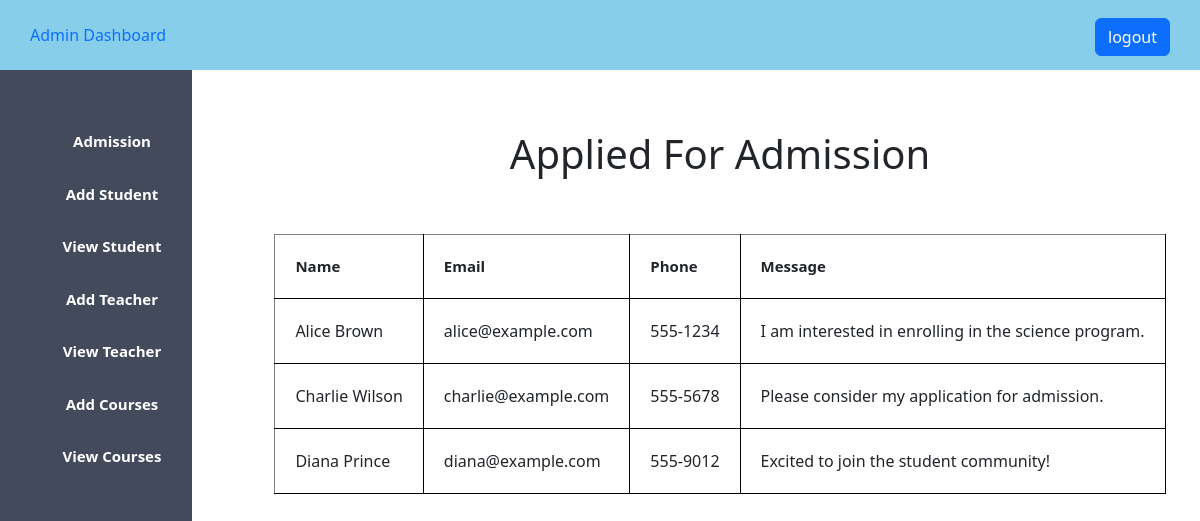
The app's page /admission.php (signed in) with its own data.
### tables this page shows
CREATE TABLE IF NOT EXISTS admission (
    id INT AUTO_INCREMENT PRIMARY KEY,
    name VARCHAR(255),
    email VARCHAR(255),
    phone VARCHAR(20),
    message TEXT,
    created_at TIMESTAMP DEFAULT CURRENT_TIMESTAMP
);

### admission.php (the view, shortened to what this page needs)
<?php
$host="localhost";
$user="root";
$password="Rkaviya@123";
$db="schoolproject";
$data=new mysqli($host,$user,$password,$db);
$sql="SELECT * FROM admission ";
$result=mysqli_query($data,$sql);
?>
<!DOCTYPE html>
<html>
    <head>
        <?php
        include 'admin_css.php';
        ?>
    </head>
    <body>
        <?php
        include 'admin_sidebar.php';
        ?>
        <div class="content">
            <center>
            <h1>Applied For Admission</h1>
            <br><br>
            <table border="1px" >
            <tr>
        <th style="padding:20px; font-size: 15px; border-right: 1px solid black; border-bottom:1px solid black">Name</th>
        <th style="padding:20px; font-size: 15px; border-right: 1px solid black; border-bottom:1px solid black">Email</th>
        <th style="padding:20px; font-size: 15px;  border-right: 1px solid black; border-bottom:1px solid black">Phone</th>
        <th style="padding:20px; font-size: 15px; border-right: 1px solid black; border-bottom:1px solid black">Message</th>
    </tr>
<?php
while($info=$result->fetch_assoc()){
?>
    <tr>
        <td style="padding:20px; border-right: 1px solid black; border-bottom:1px solid black">
            <?php echo "{$info['name']}"; ?></td>
        <td style="padding:20px; border-right: 1px solid black; border-bottom:1px solid black">
            <?php echo "{$info['email']}"; ?></td>
        <td style="padding:20px; border-right: 1px solid black; border-bottom:1px solid black">
            <?php echo "{$info['phone']}"; ?></td>
        <td style="padding:20px; border-right: 1px solid black; border-bottom:1px solid black">
            <?php echo "{$info['message']}"; ?></td>
    </tr>
    <?php
    }
    ?>
            </table>
            </center>
        </div>
    </body>
</html>

### admin.css (style rules this page uses)
* { margin: 0px; padding: 0px; }
.content { margin-left: 20%; margin-top: 5%; }

### records on screen
admission: name "Alice Brown", email "alice@example.com", phone "555-1234", message "I am interested in enrolling in the science program."
admission: name "Charlie Wilson", email "charlie@example.com", phone "555-5678", message "Please consider my application for admission."
admission: name "Diana Prince", email "diana@example.com", phone "555-9012", message "Excited to join the student community!"
